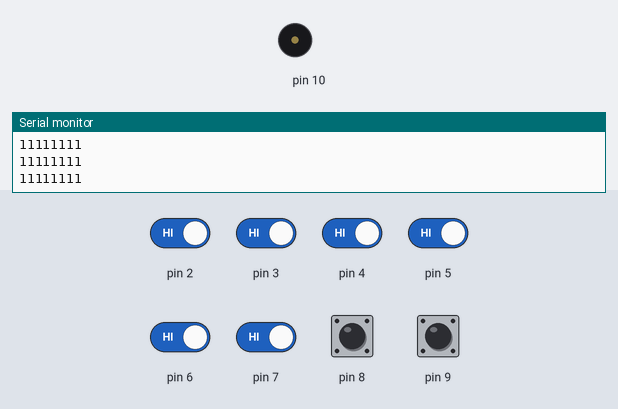
This sketch was run on a simulated Arduino Uno, built with avr-gcc and run on an emulated ATmega328P. Parts: buzzer (waves = sounding), the last lines printed to the serial monitor. Inputs (shaded band) come from the test bench; at power-on: pin 2–9 HIGH.

Above: at 1.2 s.
1.3 s: pin 2 driven LOW
At 2.5 s:
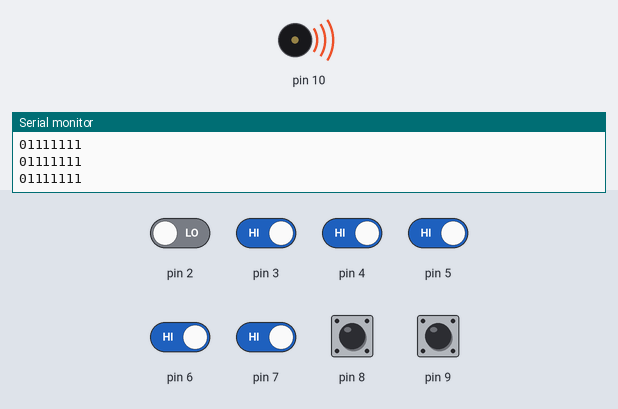
2.8 s: pin 3 driven LOW
At 3.4 s:
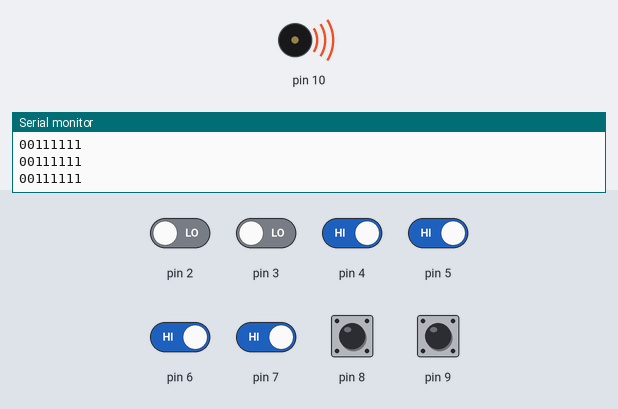
4.3 s: pin 4 driven LOW
At 5.0 s:
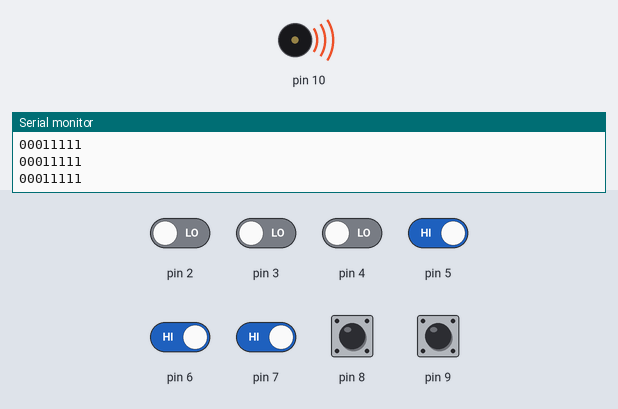
5.8 s: pin 5 driven LOW
At 6.6 s:
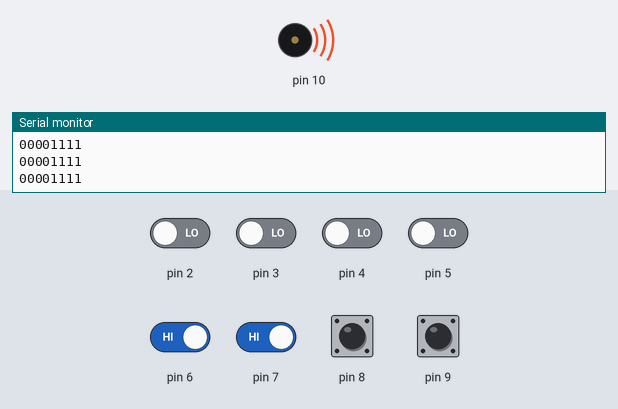
7.3 s: pin 6 driven LOW
At 8.3 s:
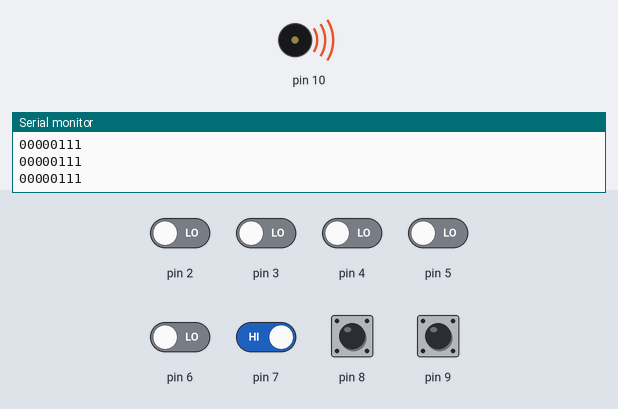
8.8 s: pin 7 driven LOW
At 9.7 s:
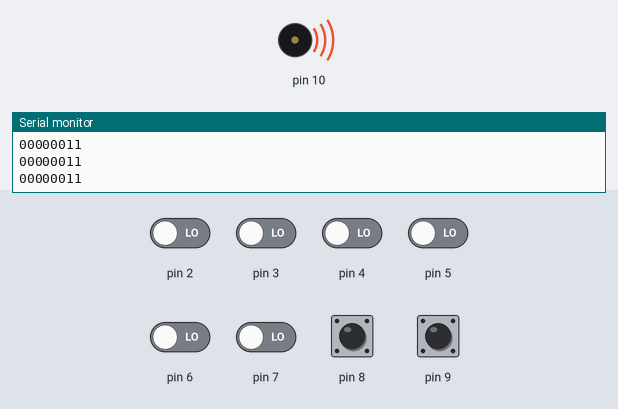
Timing chart, 0 to 11.3 s (numbered marks = the images above; inputs shaded):
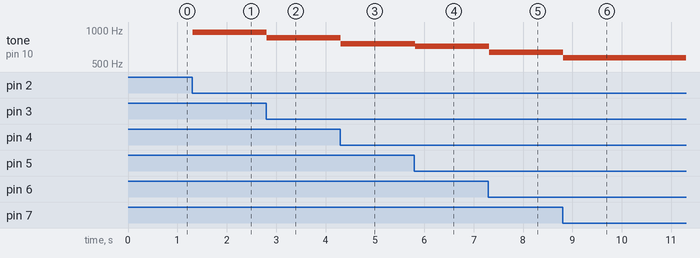

The sketch:

Harp_Project.ino
```cpp
int buttonstate_C = 0;
int buttonstate_D = 0;
int buttonstate_E = 0;
int buttonstate_F = 0;
int buttonstate_G = 0;
int buttonstate_A = 0;
int buttonstate_B = 0;
int buttonstate_Ca = 0;
int tones[] = { 1915/2, 1700/2, 1519/2, 1432/2, 1275/2, 1136/2, 1014/2, 956/2 }; //freq
int toner = 0;
void setup()
{
  Serial.begin(9600);
  pinMode(2, INPUT);
  pinMode(3, INPUT);
  pinMode(4, INPUT);
  pinMode(5, INPUT);
  pinMode(6, INPUT);
  pinMode(7, INPUT);
  pinMode(8, INPUT);
  pinMode(9, INPUT);
  pinMode(10, OUTPUT);
}

void loop()
{
  buttonstate_C = digitalRead(2);
  buttonstate_D = digitalRead(3);
  buttonstate_E = digitalRead(4);
  buttonstate_F = digitalRead(5);
  buttonstate_G = digitalRead(6);
  buttonstate_A = digitalRead(7);
  buttonstate_B = digitalRead(8);
  buttonstate_Ca = digitalRead(9);
  Serial.print(buttonstate_C);
  Serial.print(buttonstate_D);
  Serial.print(buttonstate_E);
  Serial.print(buttonstate_F);
  Serial.print(buttonstate_G);
  Serial.print(buttonstate_A);
  Serial.print(buttonstate_B);
  Serial.print(buttonstate_Ca);
  Serial.println("");
  if((buttonstate_C == LOW) || (buttonstate_E == LOW) ||
    (buttonstate_G == LOW) || (buttonstate_D == LOW) ||
    (buttonstate_F == LOW) || (buttonstate_A == LOW) ||
    (buttonstate_B == LOW) || (buttonstate_Ca == LOW) )
  {
    if (buttonstate_C == LOW)
    {
      toner = tones[0];
    }
    if (buttonstate_D == LOW)
    {
      toner = tones[1];
    }
    if (buttonstate_E == LOW)
    {
      toner = tones[2];
    }
    if (buttonstate_F == LOW)
    {
      toner = tones[3];
    }
    if (buttonstate_G == LOW)
    {
      toner = tones[4];
    }
    if (buttonstate_A == LOW)
    {
      toner = tones[5];
    }
    if (buttonstate_B == LOW)
    {
      toner = tones[6];
    }
    if (buttonstate_Ca == LOW)
    {
      toner = tones[7];
    }
    /*digitalWrite(sound, LOW);
    delayMicroseconds(toner);
    digitalWrite(sound, HIGH);
    delayMicroseconds(toner);*/

    tone(10, toner);
    //delay(1000);        // ...for 1 sec
    //noTone(buzzer);     // Stop sound...
    //delay(1000);
  }
  else //in case no button is pressed , close the piezo
  {
    //digitalWrite(sound, LOW);
    noTone(10);
  }
}
```

Measured:
- after the input at 1.3 s, tone on pin 10: silent → 957 Hz at once
- after the input at 2.8 s, tone on pin 10: 957 Hz → 850 Hz at once
- after the input at 4.3 s, tone on pin 10: 850 Hz → 759 Hz at once
- after the input at 5.8 s, tone on pin 10: 759 Hz → 716 Hz at once
- after the input at 7.3 s, tone on pin 10: 716 Hz → 637 Hz at once
- after the input at 8.8 s, tone on pin 10: 637 Hz → 568 Hz at once
